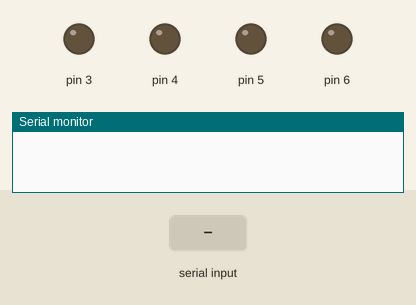
The sketch below on a simulated Arduino Uno, built with avr-gcc and run on an emulated ATmega328P. Shown: output pins drawn as LEDs (lit = HIGH), the last lines printed to the serial monitor. The test bench sets the inputs (shaded band).

Above: at 1.2 s.
1.3 s: "forward" received over the second serial link
At 2.5 s:
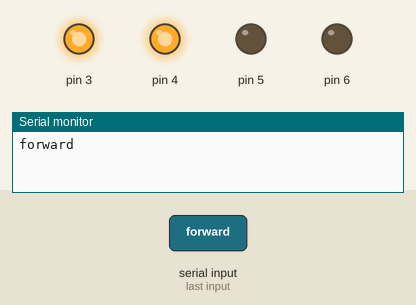
2.8 s: "reverse" received over the second serial link
At 3.9 s:
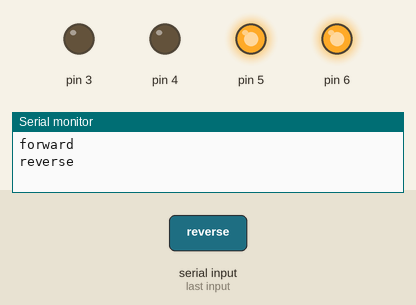
4.3 s: "right" received over the second serial link
At 5.5 s:
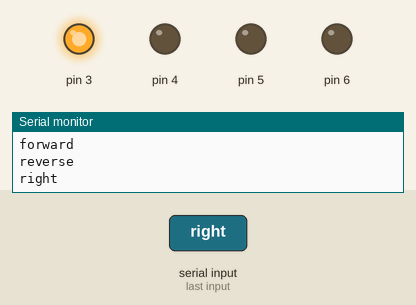
5.8 s: "left" received over the second serial link
At 6.3 s:
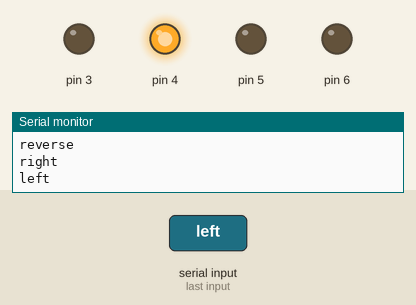
Timing chart, 0 to 8.3 s (numbered marks = the images above; inputs shaded):
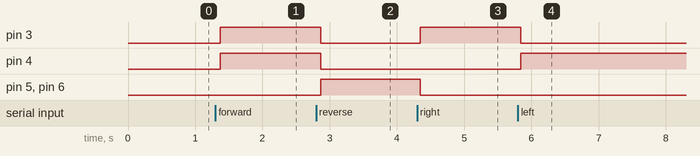

Measured:
- after the input at 1.3 s, pin 3, pin 4: LOW → HIGH after 0.07 s
- after the input at 2.8 s, pin 3, pin 4: HIGH → LOW after 0.07 s; pin 5, pin 6: LOW → HIGH after 0.07 s
- after the input at 4.3 s, pin 3: LOW → HIGH after 0.05 s; pin 5, pin 6: HIGH → LOW after 0.05 s
- after the input at 5.8 s, pin 3: HIGH → LOW at once; pin 4: LOW → HIGH at once

The sketch:

DC_car.ino
```cpp
#include <SoftwareSerial.h>

SoftwareSerial BT(10, 11); //TX, RX respetively
String readdata;

void setup() {
 BT.begin(9600);
 Serial.begin(9600);
  pinMode(3, OUTPUT);
  pinMode(4, OUTPUT);
  pinMode(5, OUTPUT);
  pinMode(6, OUTPUT);

}
//-----------------------------------------------------------------------//
void loop() {
  while (BT.available()){  //Check if there is an available byte to read
  delay(10); //Delay added to make thing stable
  char c = BT.read(); //Conduct a serial read
  readdata += c; //build the string- "forward", "reverse", "left" and "right"
  }
  if (readdata.length() > 0) {
    Serial.println(readdata);

  if(readdata == "forward")
  {
    digitalWrite(3, HIGH);
    digitalWrite (4, HIGH);
    digitalWrite(5,LOW);
    digitalWrite(6,LOW);
    delay(100);
  }

  else if(readdata == "reverse")
  {
    digitalWrite(3, LOW);
    digitalWrite(4, LOW);
    digitalWrite(5, HIGH);
    digitalWrite(6,HIGH);
    delay(100);
  }

  else if (readdata == "right")
  {
    digitalWrite (3,HIGH);
    digitalWrite (4,LOW);
    digitalWrite (5,LOW);
    digitalWrite (6,LOW);
    delay (100);

  }

 else if ( readdata == "left")
 {
   digitalWrite (3, LOW);
   digitalWrite (4, HIGH);
   digitalWrite (5, LOW);
   digitalWrite (6, LOW);
   delay (100);
 }

 else if (readdata == "stop")
 {
   digitalWrite (3, LOW);
   digitalWrite (4, LOW);
   digitalWrite (5, LOW);
   digitalWrite (6, LOW);
   delay (100);
 }


readdata="";}} //Reset the variable
```
